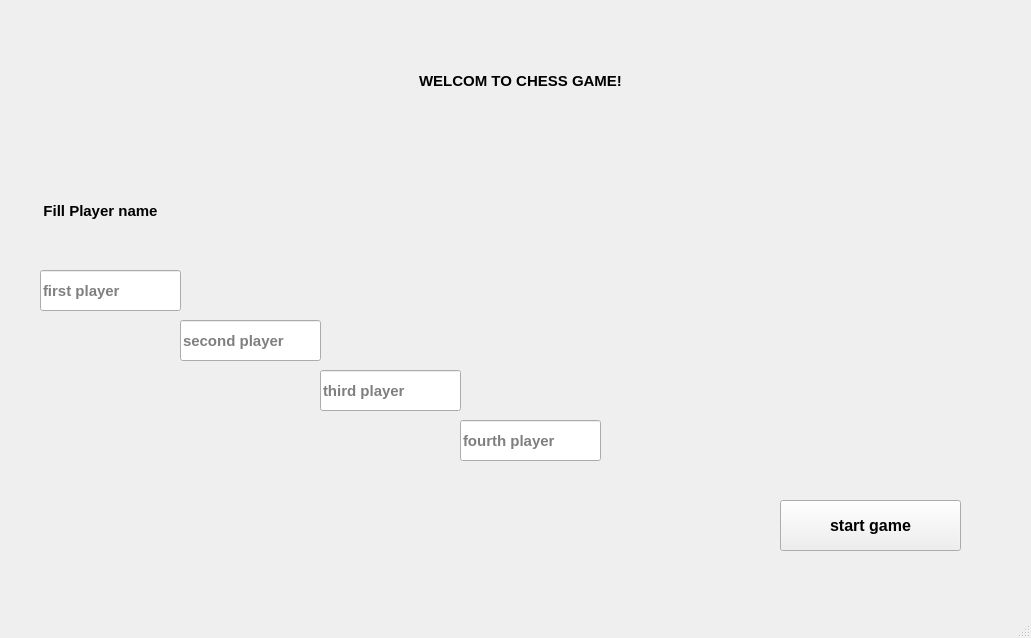
 <widget class="QMainWindow" name="Login_Window">
  <property name="geometry">
   <rect>
    <x>0</x>
    <y>0</y>
    <width>1031</width>
    <height>638</height>
   </rect>
  </property>
  <property name="windowTitle">
   <string>MainWindow</string>
  </property>
  <property name="styleSheet">
   <string notr="true">QToolTip {
    border: 1px solid #76797C;
    background-color: #5A7566;
    color: white;
    padding: 0px;                /*remove padding, for fix combobox tooltip.*/
    opacity: 200;
}

QWidget {
    color: #eff0f1;
    background-color: #31363b;
    selection-background-color: #3daee9;
    selection-color: #eff0f1;
    background-clip: border;
    border-image: none;
    border: 0px transparent black;
    outline: 0;
}

QWidget:item:hover {
    background-color: #18465d;
    color: #eff0f1;
}

QWidget:item:selected {
    background-color: #18465d;
}

QCheckBox {
    spacing: 5px;
    outline: none;
    color: #eff0f1;
    margin-bottom: 2px;
}

QCheckBox:disabled {
    color: #76797C;
}

QCheckBox::indicator,
QGroupBox::indicator {
    width: 18px;
    height: 18px;
}

QGroupBox::indicator {
    margin-left: 2px;
}

QCheckBox::indicator:unchecked,
QGroupBox::indicator:unchecked {
    image: url(:/qss_icons/rc/checkbox_unchecked.png);
}

QCheckBox::indicator:unchecked:hover,
QCheckBox::indicator:unchecked:focus,
QCheckBox::indicator:unchecked:pressed,
QGroupBox::indicator:unchecked:hover,
QGroupBox::indicator:unchecked:focus,
QGroupBox::indicator:unchecked:pressed {
    border: none;
    image: url(:/qss_icons/rc/checkbox_unchecked_focus.png);
}

QCheckBox::indicator:checked,
QGroupBox::indicator:checked {
    image: url(:/qss_icons/rc/checkbox_checked.png);
}

QCheckBox::indicator:checked:hover,
QCheckBox::indicator:checked:focus,
QCheckBox::indicator:checked:pressed,
QGroupBox::indicator:checked:hover,
QGroupBox::indicator:checked:focus,
QGroupBox::indicator:checked:pressed {
    border: none;
    image: url(:/qss_icons/rc/checkbox_checked_focus.png);
}

QCheckBox::indicator:indeterminate {
    image: url(:/qss_icons/rc/checkbox_indeterminate.png);
}

QCheckBox::indicator:indeterminate:focus,
QCheckBox::indicator:indeterminate:hover,
QCheckBox::indicator:indeterminate:pressed {
    image: url(:/qss_icons/rc/checkbox_indeterminate_focus.png);
}

QCheckBox::indicator:checked:disabled,
QGroupBox::indicator:checked:disabled {
    image: url(:/qss_icons/rc/checkbox_checked_disabled.png);
}

QCheckBox::indicator:unchecked:disabled,
QGroupBox::indicator:unchecked:disabled {
    image: url(:/qss_icons/rc/checkbox_unchecked_disabled.png);
}

QRadioButton {
    spacing: 5px;
    outline: none;
    color: White;
    margin-bottom: 2px;
}

QRadioButton:disabled {
    color: #76797C;
}

QRadioButton::indicator {
    width: 21px;
    height: 21px;
}

QRadioButton::indicator:unchecked {
    image: url(:/qss_icons/rc/radio_unchecked.png);
}

QRadioButton::indicator:unchecked:hover,
QRadioButton::indicator:unchecked:focus,
QRadioButton::indicator:unchecked:pressed {
    border: none;
    outline: none;
    image: url(:/qss_icons/rc/radio_unchecked_focus.png);
}

QRadioButton::indicator:checked {
    border: none;
    outline: none;
    image: url(:/qss_icons/rc/radio_checked.png);
}

QRadioButton::indicator:checked:hover,
QRadioButton::indicator:checked:focus,
QRadioButton::indicator:checked:pressed {
    border: none;
    outline: none;
    image: url(:/qss_icons/rc/radio_checked_focus.png);
}

QRadioButton::indicator:checked:disabled {
    outline: none;
    image: url(:/qss_icons/rc/radio_checked_disabled.png);
}

QRadioButton::indicator:unchecked:disabled {
    image: url(:/qss_icons/rc/radio_unchecked_disabled.png);
}

QMenuBar {
    background-color: #31363b;
    color: #eff0f1;
}

QMenuBar::item {
    background: transparent;
}

QMenuBar::item:selected {
    background: transparent;
    border: 1px solid #76797C;
}

QMenuBar::item:pressed {
    border: 1px solid #76797C;
    background-color: #3daee9;
    color: #eff0f1;
    margin-bottom: -1px;
    padding-bottom: 1px;
}

QMenu {
    border: 1px solid #76797C;
    color: #eff0f1;
    margin: 2px;
}

QMenu::icon {
    margin: 5px;
}

QMenu::item {
    padding: 5px 30px 5px 30px;
    border: 1px solid transparent;
    /* reserve space for selection border */
}

QMenu::item:selected {
    color: #eff0f1;
}

QMenu::separator {
    height: 2px;
    background: lightblue;
    margin-left: 10px;
    margin-right: 5px;
}

QMenu::indicator {
    width: 18px;
    height: 18px;
}


/* non-exclusive indicator = check box style indicator
   (see QActionGroup::setExclusive) */

QMenu::indicator:non-exclusive:unchecked {
    image: url(:/qss_icons/rc/checkbox_unchecked.png);
}

QMenu::indicator:non-exclusive:unchecked:selected {
    image: url(:/qss_icons/rc/checkbox_unchecked_disabled.png);
}

QMenu::indicator:non-exclusive:checked {
    image: url(:/qss_icons/rc/checkbox_checked.png);
}

QMenu::indicator:non-exclusive:checked:selected {
    image: url(:/qss_icons/rc/checkbox_checked_disabled.png);
}


/* exclusive indicator = radio button style indicator (see QActionGroup::setExclusive) */

QMenu::indicator:exclusive:unchecked {
    image: url(:/qss_icons/rc/radio_unchecked.png);
}

QMenu::indicator:exclusive:unchecked:selected {
    image: url(:/qss_icons/rc/radio_unchecked_disabled.png);
}

QMenu::indicator:exclusive:checked {
    image: url(:/qss_icons/rc/radio_checked.png);
}

QMenu::indicator:exclusive:checked:selected {
    image: url(:/qss_icons/rc/radio_checked_disabled.png);
}

QMenu::right-arrow {
    margin: 5px;
    image: url(:/qss_icons/rc/right_arrow.png)
}

QWidget:disabled {
    color: #454545;
    background-color: #31363b;
}

QAbstractItemView {
    alternate-background-color: #31363b;
    color: #eff0f1;
    border: 1px solid #3A3939;
    border-radius: 2px;
}

QWidget:focus,
QMenuBar:focus {
    border: 1px solid #3daee9;
}

QTabWidget:focus,
QCheckBox:focus,
QRadioButton:focus,
QSlider:focus {
    border: none;
}

QLineEdit {
    background-color: #232629;
    padding: 5px;
    border-style: solid;
    border: 1px solid #76797C;
    border-radius: 2px;
    color: #eff0f1;
}

QAbstractItemView QLineEdit {
    padding: 0;
}

QGroupBox {
    border: 1px solid #76797C;
    border-radius: 2px;
    margin-top: 20px;
}

QGroupBox::title {
    subcontrol-origin: margin;
    subcontrol-position: top center;
    padding-left: 10px;
    padding-right: 10px;
    padding-top: 10px;
}

QAbstractScrollArea {
    border-radius: 2px;
    border: 1px solid #76797C;
    background-color: transparent;
}

QScrollBar:horizontal {
    height: 15px;
    margin: 3px 15px 3px 15px;
    border: 1px transparent #2A2929;
    border-radius: 4px;
    background-color: #2A2929;
}

QScrollBar::handle:horizontal {
    background-color: #605F5F;
    min-width: 5px;
    border-radius: 4px;
}

QScrollBar::add-line:horizontal {
    margin: 0px 3px 0px 3px;
    border-image: url(:/qss_icons/rc/right_arrow_disabled.png);
    width: 10px;
    height: 10px;
    subcontrol-position: right;
    subcontrol-origin: margin;
}

QScrollBar::sub-line:horizontal {
    margin: 0px 3px 0px 3px;
    border-image: url(:/qss_icons/rc/left_arrow_disabled.png);
    height: 10px;
    width: 10px;
    subcontrol-position: left;
    subcontrol-origin: margin;
}

QScrollBar::add-line:horizontal:hover,
QScrollBar::add-line:horizontal:on {
    border-image: url(:/qss_icons/rc/right_arrow.png);
    height: 10px;
    width: 10px;
    subcontrol-position: right;
    subcontrol-origin: margin;
}

QScrollBar::sub-line:horizontal:hover,
QScrollBar::sub-line:horizontal:on {
    border-image: url(:/qss_icons/rc/left_arrow.png);
    height: 10px;
    width: 10px;
    subcontrol-position: left;
    subcontrol-origin: margin;
}

QScrollBar::up-arrow:horizontal,
QScrollBar::down-arrow:horizontal {
    background: none;
}

QScrollBar::add-page:horizontal,
QScrollBar::sub-page:horizontal {
    background: none;
}

QScrollBar:vertical {
    background-color: #2A2929;
    width: 15px;
    margin: 15px 3px 15px 3px;
    border: 1px transparent #2A2929;
    border-radius: 4px;
}

QScrollBar::handle:vertical {
    background-color: #605F5F;
    min-height: 5px;
    border-radius: 4px;
}

QScrollBar::sub-line:vertical {
    margin: 3px 0px 3px 0px;
    border-image: url(:/qss_icons/rc/up_arrow_disabled.png);
    height: 10px;
    width: 10px;
    subcontrol-position: top;
    subcontrol-origin: margin;
}

QScrollBar::add-line:vertical {
    margin: 3px 0px 3px 0px;
    border-image: url(:/qss_icons/rc/down_arrow_disabled.png);
    height: 10px;
    width: 10px;
    subcontrol-position: bottom;
    subcontrol-origin: margin;
}

QScrollBar::sub-line:vertical:hover,
QScrollBar::sub-line:vertical:on {
    border-image: url(:/qss_icons/rc/up_arrow.png);
    height: 10px;
    width: 10px;
    subcontrol-position: top;
    subcontrol-origin: margin;
}

QScrollBar::add-line:vertical:hover,
QScrollBar::add-line:vertical:on {
    border-image: url(:/qss_icons/rc/down_arrow.png);
    height: 10px;
    width: 10px;
    subcontrol-position: bottom;
    subcontrol-origin: margin;
}

QScrollBar::up-arrow:vertical,
QScrollBar::down-arrow:vertical {
    background: none;
}

QScrollBar::add-page:vertical,
QScrollBar::sub-page:vertical {
    background: none;
}

QTextEdit {
    background-color: #232629;
    color: #eff0f1;
    border: 1px solid #76797C;
}

QPlainTextEdit {
    background-color: #232629;
    ;
    color: #eff0f1;
    border-radius: 2px;
    border: 1px solid #76797C;
}

QHeaderView::section {
    background-color: #76797C;
    color: #eff0f1;
    padding: 5px;
    border: 1px solid #76797C;
}

QSizeGrip {
    image: url(:/qss_icons/rc/sizegrip.png);
    width: 12px;
    height: 12px;
}

QMainWindow::separator {
    background-color: #31363b;
    color: white;
    padding-left: 4px;
    spacing: 2px;
    border: 1px dashed #76797C;
}

QMainWindow::separator:hover {
    background-color: #787876;
    color: white;
    padding-left: 4px;
    border: 1px solid #76797C;
    spacing: 2px;
}

QMenu::separator {
    height: 1px;
    background-color: #76797C;
    color: white;
    padding-left: 4px;
    margin-left: 10px;
    margin-right: 5px;
}

QFrame {
    border-radius: 2px;
    border: 1px solid #76797C;
}

QFrame[frameShape=&quot;0&quot;] {
    border-radius: 2px;
    border: 1px transparent #76797C;
}

QStackedWidget {
    border: 1px transparent black;
}

QToolBar {
    border: 1px transparent #393838;
    background: 1px solid #31363b;
    font-weight: bold;
}

QToolBar::handle:horizontal {
    image: url(:/qss_icons/rc/Hmovetoolbar.png);
}

QToolBar::handle:vertical {
    image: url(:/qss_icons/rc/Vmovetoolbar.png);
}

QToolBar::separator:horizontal {
    image: url(:/qss_icons/rc/Hsepartoolbar.png);
}

QToolBar::separator:vertical {
    image: url(:/qss_icons/rc/Vsepartoolbar.png);
}

QToolButton#qt_toolbar_ext_button {
    background: #58595a
}

QPushButton {
    color: #eff0f1;
    background-color: #31363b;
    border-width: 1px;
    border-color: #76797C;
    border-style: solid;
    padding: 5px;
    border-radius: 2px;
    outline: none;
}

QPushButton:disabled {
    background-color: #31363b;
    border-width: 1px;
    border-color: #454545;
    border-style: solid;
    padding-top: 5px;
    padding-bottom: 5px;
    padding-left: 10px;
    padding-right: 10px;
    border-radius: 2px;
    color: #454545;
}

QPushButton:focus {
    background-color: #3daee9;
    color: white;
}

QPushButton:pressed {
    background-color: #3daee9;
    padding-top: -15px;
    padding-bottom: -17px;
}

QComboBox {
    selection-background-color: #3daee9;
    border-style: solid;
    border: 1px solid #76797C;
    border-radius: 2px;
    padding: 5px;
    min-width: 75px;
}

QPushButton:checked {
    background-color: #76797C;
    border-color: #6A6969;
}

QComboBox:hover,
QPushButton:hover,
QAbstractSpinBox:hover,
QLineEdit:hover,
QTextEdit:hover,
QPlainTextEdit:hover,
QAbstractView:hover,
QTreeView:hover {
    border: 1px solid #3daee9;
    color: #eff0f1;
}

QComboBox:on {
    padding-top: 3px;
    padding-left: 4px;
    selection-background-color: #4a4a4a;
}

QComboBox QAbstractItemView {
    background-color: #232629;
    border-radius: 2px;
    border: 1px solid #76797C;
    selection-background-color: #18465d;
}

QComboBox::drop-down {
    subcontrol-origin: padding;
    subcontrol-position: top right;
    width: 15px;
    border-left-width: 0px;
    border-left-color: darkgray;
    border-left-style: solid;
    border-top-right-radius: 3px;
    border-bottom-right-radius: 3px;
}

QComboBox::down-arrow {
    image: url(:/qss_icons/rc/down_arrow_disabled.png);
}

QComboBox::down-arrow:on,
QComboBox::down-arrow:hover,
QComboBox::down-arrow:focus {
    image: url(:/qss_icons/rc/down_arrow.png);
}

QAbstractSpinBox {
    padding: 5px;
    border: 1px solid #76797C;
    background-color: #232629;
    color: #eff0f1;
    border-radius: 2px;
    min-width: 75px;
}

QAbstractSpinBox:up-button {
    background-color: transparent;
    subcontrol-origin: border;
    subcontrol-position: center right;
}

QAbstractSpinBox:down-button {
    background-color: transparent;
    subcontrol-origin: border;
    subcontrol-position: center left;
}

QAbstractSpinBox::up-arrow,
QAbstractSpinBox::up-arrow:disabled,
QAbstractSpinBox::up-arrow:off {
    image: url(:/qss_icons/rc/up_arrow_disabled.png);
    width: 10px;
    height: 10px;
}

QAbstractSpinBox::up-arrow:hover {
    image: url(:/qss_icons/rc/up_arrow.png);
}

QAbstractSpinBox::down-arrow,
QAbstractSpinBox::down-arrow:disabled,
QAbstractSpinBox::down-arrow:off {
    image: url(:/qss_icons/rc/down_arrow_disabled.png);
    width: 10px;
    height: 10px;
}

QAbstractSpinBox::down-arrow:hover {
    image: url(:/qss_icons/rc/down_arrow.png);
}

QLabel {
    border: 0px solid black;
}

QTabWidget {
    border: 0px transparent black;
}

QTabWidget::pane {
    border: 1px solid #76797C;
    padding: 5px;
    margin: 0px;
}

QTabWidget::tab-bar {
    /* left: 5px; move to the right by 5px */
}

QTabBar {
    qproperty-drawBase: 0;
    border-radius: 3px;
}

QTabBar:focus {
    border: 0px transparent black;
}

QTabBar::close-button {
    image: url(:/qss_icons/rc/close.png);
    background: transparent;
}

QTabBar::close-button:hover {
    image: url(:/qss_icons/rc/close-hover.png);
    background: transparent;
}

QTabBar::close-button:pressed {
    image: url(:/qss_icons/rc/close-pressed.png);
    background: transparent;
}


/* TOP TABS */

QTabBar::tab:top {
    color: #eff0f1;
    border: 1px solid #76797C;
    border-bottom: 1px transparent black;
    background-color: #31363b;
    padding: 5px;
    min-width: 50px;
    border-top-left-radius: 2px;
    border-top-right-radius: 2px;
}

QTabBar::tab:top:selected {
    color: #eff0f1;
    background-color: #54575B;
    border: 1px solid #76797C;
    border-bottom: 2px solid #3daee9;
    border-top-left-radius: 2px;
    border-top-right-radius: 2px;
}

QTabBar::tab:top:!selected:hover {
    background-color: #3daee9;
}


/* BOTTOM TABS */

QTabBar::tab:bottom {
    color: #eff0f1;
    border: 1px solid #76797C;
    border-top: 1px transparent black;
    background-color: #31363b;
    padding: 5px;
    border-bottom-left-radius: 2px;
    border-bottom-right-radius: 2px;
    min-width: 50px;
}

QTabBar::tab:bottom:selected {
    color: #eff0f1;
    background-color: #54575B;
    border: 1px solid #76797C;
    border-top: 2px solid #3daee9;
    border-bottom-left-radius: 2px;
    border-bottom-right-radius: 2px;
}

QTabBar::tab:bottom:!selected:hover {
    background-color: #3daee9;
}


/* LEFT TABS */

QTabBar::tab:left {
    color: #eff0f1;
    border: 1px solid #76797C;
    border-left: 1px transparent black;
    background-color: #31363b;
    padding: 5px;
    border-top-right-radius: 2px;
    border-bottom-right-radius: 2px;
    min-height: 50px;
}

QTabBar::tab:left:selected {
    color: #eff0f1;
    background-color: #54575B;
    border: 1px solid #76797C;
    border-left: 2px solid #3daee9;
    border-top-right-radius: 2px;
    border-bottom-right-radius: 2px;
}

QTabBar::tab:left:!selected:hover {
    background-color: #3daee9;
}


/* RIGHT TABS */

QTabBar::tab:right {
    color: #eff0f1;
    border: 1px solid #76797C;
    border-right: 1px transparent black;
    background-color: #31363b;
    padding: 5px;
    border-top-left-radius: 2px;
    border-bottom-left-radius: 2px;
    min-height: 50px;
}

QTabBar::tab:right:selected {
    color: #eff0f1;
    background-color: #54575B;
    border: 1px solid #76797C;
    border-right: 2px solid #3daee9;
    border-top-left-radius: 2px;
    border-bottom-left-radius: 2px;
}

QTabBar::tab:right:!selected:hover {
    background-color: #3daee9;
}

QTabBar QToolButton::right-arrow:enabled {
    image: url(:/qss_icons/rc/right_arrow.png);
}

QTabBar QToolButton::left-arrow:enabled {
    image: url(:/qss_icons/rc/left_arrow.png);
}

QTabBar QToolButton::right-arrow:disabled {
    image: url(:/qss_icons/rc/right_arrow_disabled.png);
}

QTabBar QToolButton::left-arrow:disabled {
    image: url(:/qss_icons/rc/left_arrow_disabled.png);
}

QDockWidget {
    background: #31363b;
    border: 1px solid #403F3F;
    titlebar-close-icon: url(:/qss_icons/rc/close.png);
    titlebar-normal-icon: url(:/qss_icons/rc/undock.png);
}

QDockWidget::close-button,
QDockWidget::float-button {
    border: 1px solid transparent;
    border-radius: 2px;
    background: transparent;
}

QDockWidget::close-button:hover,
QDockWidget::float-button:hover {
    background: rgba(255, 255, 255, 10);
}

QDockWidget::close-button:pressed,
QDockWidget::float-button:pressed {
    padding: 1px -1px -1px 1px;
    background: rgba(255, 255, 255, 10);
}

QTreeView,
QListView {
    border: 1px solid #76797C;
    background-color: #232629;
}

QTreeView:branch:selected,
QTreeView:branch:hover {
    background: url(:/qss_icons/rc/transparent.png);
}

QTreeView::branch:has-siblings:!adjoins-item {
    border-image: url(:/qss_icons/rc/transparent.png);
}

QTreeView::branch:has-siblings:adjoins-item {
    border-image: url(:/qss_icons/rc/transparent.png);
}

QTreeView::branch:!has-children:!has-siblings:adjoins-item {
    border-image: url(:/qss_icons/rc/transparent.png);
}

QTreeView::branch:has-children:!has-siblings:closed,
QTreeView::branch:closed:has-children:has-siblings {
    image: url(:/qss_icons/rc/branch_closed.png);
}

QTreeView::branch:open:has-children:!has-siblings,
QTreeView::branch:open:has-children:has-siblings {
    image: url(:/qss_icons/rc/branch_open.png);
}

QTreeView::branch:has-children:!has-siblings:closed:hover,
QTreeView::branch:closed:has-children:has-siblings:hover {
    image: url(:/qss_icons/rc/branch_closed-on.png);
}

QTreeView::branch:open:has-children:!has-siblings:hover,
QTreeView::branch:open:has-children:has-siblings:hover {
    image: url(:/qss_icons/rc/branch_open-on.png);
}

QListView::item:!selected:hover,
QTreeView::item:!selected:hover {
    background: #18465d;
    outline: 0;
    color: #eff0f1
}

QListView::item:selected:hover,
QTreeView::item:selected:hover {
    background: #287399;
    color: #eff0f1;
}

QTreeView::indicator:checked,
QListView::indicator:checked {
    image: url(:/qss_icons/rc/checkbox_checked.png);
}

QTreeView::indicator:unchecked,
QListView::indicator:unchecked {
    image: url(:/qss_icons/rc/checkbox_unchecked.png);
}

QTreeView::indicator:indeterminate,
QListView::indicator:indeterminate {
    image: url(:/qss_icons/rc/checkbox_indeterminate.png);
}

QTreeView::indicator:checked:hover,
QTreeView::indicator:checked:focus,
QTreeView::indicator:checked:pressed,
QListView::indicator:checked:hover,
QListView::indicator:checked:focus,
QListView::indicator:checked:pressed {
    image: url(:/qss_icons/rc/checkbox_checked_focus.png);
}

QTreeView::indicator:unchecked:hover,
QTreeView::indicator:unchecked:focus,
QTreeView::indicator:unchecked:pressed,
QListView::indicator:unchecked:hover,
QListView::indicator:unchecked:focus,
QListView::indicator:unchecked:pressed {
    image: url(:/qss_icons/rc/checkbox_unchecked_focus.png);
}

QTreeView::indicator:indeterminate:hover,
QTreeView::indicator:indeterminate:focus,
QTreeView::indicator:indeterminate:pressed,
QListView::indicator:indeterminate:hover,
QListView::indicator:indeterminate:focus,
QListView::indicator:indeterminate:pressed {
    image: url(:/qss_icons/rc/checkbox_indeterminate_focus.png);
}

QSlider::groove:horizontal {
    border: 1px solid #565a5e;
    height: 4px;
    background: #565a5e;
    margin: 0px;
    border-radius: 2px;
}

QSlider::handle:horizontal {
    background: #232629;
    border: 1px solid #565a5e;
    width: 16px;
    height: 16px;
    margin: -8px 0;
    border-radius: 9px;
}

QSlider::sub-page:horizontal {
    border: 1px solid #565a5e;
    height: 4px;
    background: #3daee9;
    margin: 0px;
    border-radius: 2px;
}

QSlider::groove:vertical {
    border: 1px solid #565a5e;
    width: 4px;
    background: #565a5e;
    margin: 0px;
    border-radius: 3px;
}

QSlider::handle:vertical {
    background: #232629;
    border: 1px solid #565a5e;
    width: 16px;
    height: 16px;
    margin: 0 -8px;
    border-radius: 9px;
}

QSlider::sub-page:vertical {
    border: 1px solid #565a5e;
    width: 4px;
    background: #3daee9;
    margin: 0px;
    border-radius: 3px;
}

QToolButton {
    background-color: transparent;
    border: 1px transparent #76797C;
    border-radius: 2px;
    margin: 3px;
    padding: 5px;
}

QToolButton[popupMode=&quot;1&quot;] {
    /* only for MenuButtonPopup */
    padding-right: 20px;
    /* make way for the popup button */
    border: 1px #76797C;
    border-radius: 5px;
}

QToolButton[popupMode=&quot;2&quot;] {
    /* only for InstantPopup */
    padding-right: 10px;
    /* make way for the popup button */
    border: 1px #76797C;
}

QToolButton:hover,
QToolButton::menu-button:hover {
    background-color: transparent;
    border: 1px solid #3daee9;
    padding: 5px;
}

QToolButton:checked,
QToolButton:pressed,
QToolButton::menu-button:pressed {
    background-color: #3daee9;
    border: 1px solid #3daee9;
    padding: 5px;
}


/* the subcontrol below is used only in the InstantPopup or DelayedPopup mode */

QToolButton::menu-indicator {
    image: url(:/qss_icons/rc/down_arrow.png);
    top: -7px;
    left: -2px;
    /* shift it a bit */
}


/* the subcontrols below are used only in the MenuButtonPopup mode */

QToolButton::menu-button {
    border: 1px transparent #76797C;
    border-top-right-radius: 6px;
    border-bottom-right-radius: 6px;
    /* 16px width + 4px for border = 20px allocated above */
    width: 16px;
    outline: none;
}

QToolButton::menu-arrow {
    image: url(:/qss_icons/rc/down_arrow.png);
}

QToolButton::menu-arrow:open {
    border: 1px solid #76797C;
}

QPushButton::menu-indicator {
    subcontrol-origin: padding;
    subcontrol-position: bottom right;
    left: 8px;
}

QTableView {
    border: 1px solid #76797C;
    gridline-color: #31363b;
    background-color: #232629;
}

QTableView,
QHeaderView {
    border-radius: 0px;
}

QTableView::item:pressed,
QListView::item:pressed,
QTreeView::item:pressed {
    background: #18465d;
    color: #eff0f1;
}

QTableView::item:selected:active,
QTreeView::item:selected:active,
QListView::item:selected:active {
    background: #287399;
    color: #eff0f1;
}

QHeaderView {
    background-color: #31363b;
    border: 1px transparent;
    border-radius: 0px;
    margin: 0px;
    padding: 0px;
}

QHeaderView::section {
    background-color: #31363b;
    color: #eff0f1;
    padding: 5px;
    border: 1px solid #76797C;
    border-radius: 0px;
    text-align: center;
}

QHeaderView::section::vertical::first,
QHeaderView::section::vertical::only-one {
    border-top: 1px solid #76797C;
}

QHeaderView::section::vertical {
    border-top: transparent;
}

QHeaderView::section::horizontal::first,
QHeaderView::section::horizontal::only-one {
    border-left: 1px solid #76797C;
}

QHeaderView::section::horizontal {
    border-left: transparent;
}

QHeaderView::section:checked {
    color: white;
    background-color: #334e5e;
}


/* style the sort indicator */

QHeaderView::down-arrow {
    image: url(:/qss_icons/rc/down_arrow.png);
}

QHeaderView::up-arrow {
    image: url(:/qss_icons/rc/up_arrow.png);
}

QTableCornerButton::section {
    background-color: #31363b;
    border: 1px transparent #76797C;
    border-radius: 0px;
}

QToolBox {
    padding: 5px;
    border: 1px transparent black;
}

QToolBox::tab {
    color: #eff0f1;
    background-color: #31363b;
    border: 1px solid #76797C;
    border-bottom: 1px transparent #31363b;
    border-top-left-radius: 5px;
    border-top-right-radius: 5px;
}

QToolBox::tab:selected {
    /* italicize selected tabs */
    font: italic;
    background-color: #31363b;
    border-color: #3daee9;
}

QStatusBar::item {
    border: 0px transparent dark;
}

QFrame[height=&quot;3&quot;],
QFrame[width=&quot;3&quot;] {
    background-color: #76797C;
}

QSplitter::handle {
    border: 1px dashed #76797C;
}

QSplitter::handle:hover {
    background-color: #787876;
    border: 1px solid #76797C;
}

QSplitter::handle:horizontal {
    width: 1px;
}

QSplitter::handle:vertical {
    height: 1px;
}

QProgressBar {
    border: 1px solid #76797C;
    border-radius: 5px;
    text-align: center;
}

QProgressBar::chunk {
    background-color: #05B8CC;
}

QDateEdit {
    selection-background-color: #3daee9;
    border-style: solid;
    border: 1px solid #3375A3;
    border-radius: 2px;
    padding: 1px;
    min-width: 75px;
}

QDateEdit:on {
    padding-top: 3px;
    padding-left: 4px;
    selection-background-color: #4a4a4a;
}

QDateEdit QAbstractItemView {
    background-color: #232629;
    border-radius: 2px;
    border: 1px solid #3375A3;
    selection-background-color: #3daee9;
}

QDateEdit::drop-down {
    subcontrol-origin: padding;
    subcontrol-position: top right;
    width: 15px;
    border-left-width: 0px;
    border-left-color: darkgray;
    border-left-style: solid;
    border-top-right-radius: 3px;
    border-bottom-right-radius: 3px;
}

QDateEdit::down-arrow {
    image: url(:/qss_icons/rc/down_arrow_disabled.png);
}

QDateEdit::down-arrow:on,
QDateEdit::down-arrow:hover,
QDateEdit::down-arrow:focus {
    image: url(:/qss_icons/rc/down_arrow.png);
}


QRadioButton {
    background-color : gray;
	color : white
}

QRadioButton::indicator {
	width : 10px;
	height : 10px;
	border-radius : 7px;   
}

QRadioButton::indicator:unchecked {
    background-color : black;
    border: 2px solid white;
}

QRadioButton::indicator:checked {
	background-color : white;
    border: 2px solid white;
}

</string>
  </property>
  <widget class="QWidget" name="centralwidget">
   <widget class="QPushButton" name="btn_Start">
    <property name="geometry">
     <rect>
      <x>780</x>
      <y>500</y>
      <width>181</width>
      <height>51</height>
     </rect>
    </property>
    <property name="font">
     <font>
      <pointsize>12</pointsize>
      <weight>75</weight>
      <bold>true</bold>
     </font>
    </property>
    <property name="text">
     <string>start game</string>
    </property>
   </widget>
   <widget class="QLineEdit" name="txt_First_Player">
    <property name="geometry">
     <rect>
      <x>40</x>
      <y>270</y>
      <width>141</width>
      <height>41</height>
     </rect>
    </property>
    <property name="font">
     <font>
      <pointsize>11</pointsize>
      <weight>75</weight>
      <bold>true</bold>
     </font>
    </property>
    <property name="maxLength">
     <number>3000</number>
    </property>
    <property name="placeholderText">
     <string>first player</string>
    </property>
   </widget>
   <widget class="QLineEdit" name="txt_Second_Player">
    <property name="geometry">
     <rect>
      <x>180</x>
      <y>320</y>
      <width>141</width>
      <height>41</height>
     </rect>
    </property>
    <property name="font">
     <font>
      <pointsize>11</pointsize>
      <weight>75</weight>
      <bold>true</bold>
     </font>
    </property>
    <property name="echoMode">
     <enum>QLineEdit::Normal</enum>
    </property>
    <property name="placeholderText">
     <string>second player</string>
    </property>
   </widget>
   <widget class="QLabel" name="label_5">
    <property name="geometry">
     <rect>
      <x>360</x>
      <y>0</y>
      <width>321</width>
      <height>161</height>
     </rect>
    </property>
    <property name="font">
     <font>
      <pointsize>11</pointsize>
      <weight>75</weight>
      <bold>true</bold>
     </font>
    </property>
    <property name="layoutDirection">
     <enum>Qt::LeftToRight</enum>
    </property>
    <property name="text">
     <string>WELCOM TO CHESS GAME!</string>
    </property>
    <property name="pixmap">
     <pixmap>../../../../../../../Downloads/Cars-App-master/Cars-App-master/Icons/thumb_Advanced_User_Accounts.png</pixmap>
    </property>
    <property name="scaledContents">
     <bool>true</bool>
    </property>
    <property name="alignment">
     <set>Qt::AlignCenter</set>
    </property>
   </widget>
   <widget class="QLineEdit" name="txt_Third_Player">
    <property name="geometry">
     <rect>
      <x>320</x>
      <y>370</y>
      <width>141</width>
      <height>41</height>
     </rect>
    </property>
    <property name="font">
     <font>
      <pointsize>11</pointsize>
      <weight>75</weight>
      <bold>true</bold>
     </font>
    </property>
    <property name="echoMode">
     <enum>QLineEdit::Normal</enum>
    </property>
    <property name="placeholderText">
     <string>third player</string>
    </property>
   </widget>
   <widget class="QLineEdit" name="txt_Fourth_Player">
    <property name="geometry">
     <rect>
      <x>460</x>
      <y>420</y>
      <width>141</width>
      <height>41</height>
     </rect>
    </property>
    <property name="font">
     <font>
      <pointsize>11</pointsize>
      <weight>75</weight>
      <bold>true</bold>
     </font>
    </property>
    <property name="echoMode">
     <enum>QLineEdit::Normal</enum>
    </property>
    <property name="placeholderText">
     <string>fourth player</string>
    </property>
   </widget>
   <widget class="QLabel" name="label_6">
    <property name="geometry">
     <rect>
      <x>10</x>
      <y>200</y>
      <width>181</width>
      <height>21</height>
     </rect>
    </property>
    <property name="font">
     <font>
      <pointsize>11</pointsize>
      <weight>75</weight>
      <bold>true</bold>
     </font>
    </property>
    <property name="layoutDirection">
     <enum>Qt::LeftToRight</enum>
    </property>
    <property name="text">
     <string>Fill Player name</string>
    </property>
    <property name="pixmap">
     <pixmap>../../../../../../../Downloads/Cars-App-master/Cars-App-master/Icons/thumb_Advanced_User_Accounts.png</pixmap>
    </property>
    <property name="scaledContents">
     <bool>true</bool>
    </property>
    <property name="alignment">
     <set>Qt::AlignCenter</set>
    </property>
   </widget>
   <widget class="QLabel" name="label_MMessages">
    <property name="geometry">
     <rect>
      <x>10</x>
      <y>240</y>
      <width>391</width>
      <height>20</height>
     </rect>
    </property>
    <property name="text">
     <string/>
    </property>
   </widget>
  </widget>
  <widget class="QMenuBar" name="menubar">
   <property name="geometry">
    <rect>
     <x>0</x>
     <y>0</y>
     <width>1031</width>
     <height>26</height>
    </rect>
   </property>
  </widget>
  <widget class="QStatusBar" name="statusbar"/>
 </widget>
